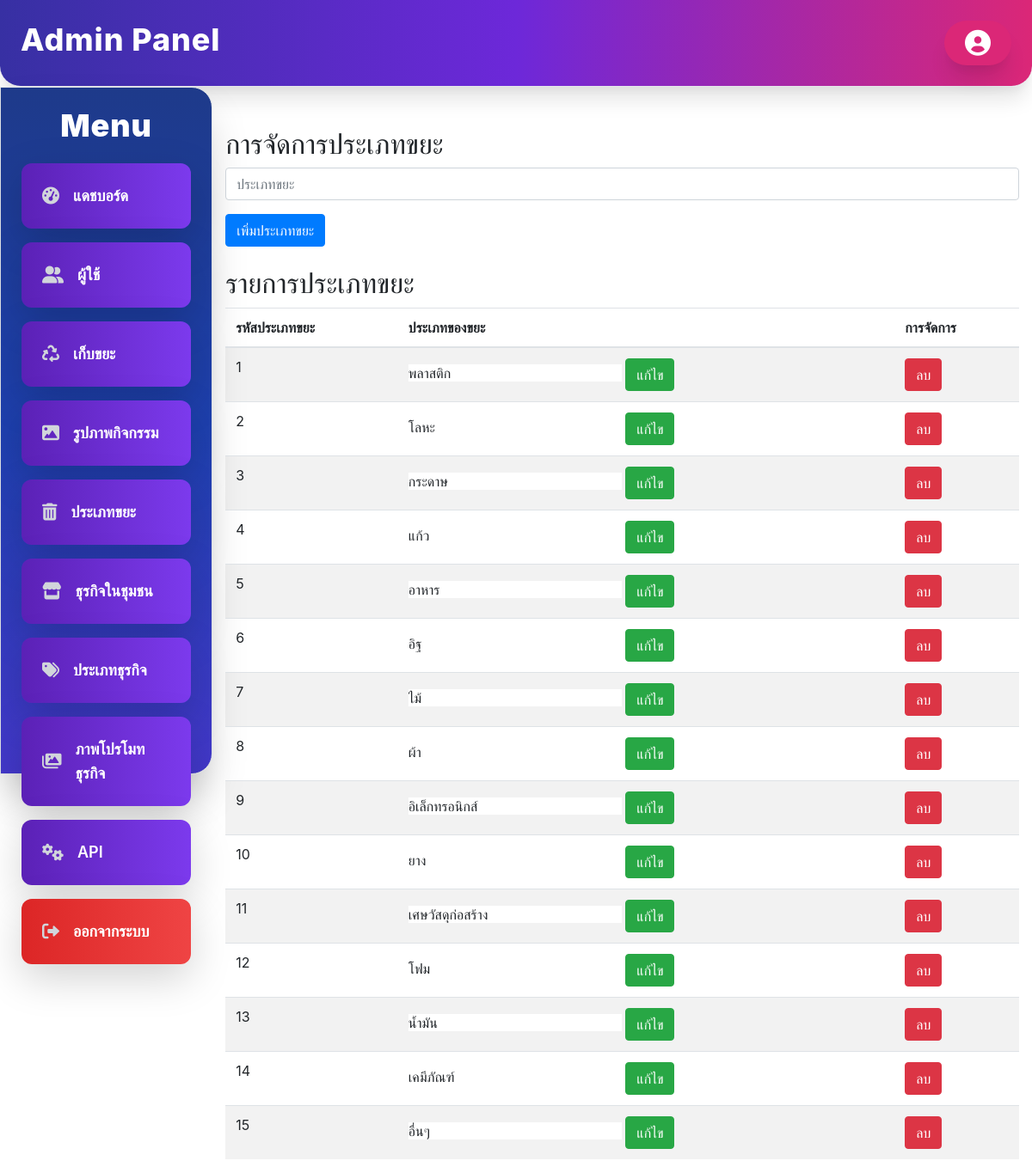
The page /Admin/waste_types/waste_types.php (signed in) on the database its author committed.
### tables this page shows
CREATE TABLE `waste_types` (
  `waste_id` int(11) NOT NULL,
  `waste_type` varchar(50) NOT NULL
);

### Admin/waste_types/waste_types.php (the view, shortened to what this page needs)
<?php
include_once '../sidebar-navbar.php';
$host = 'localhost';
$db = 'ESSDUH_BNS_MEMBER';
$user = 'root';
$pass = '';
$conn = new mysqli($host, $user, $pass, $db);
function getWasteTypes($conn) {
    return $conn->query("SELECT * FROM waste_types");
}
$waste_types = getWasteTypes($conn);
?>
<!DOCTYPE html>
<html lang="th">
<head>
    <link rel="stylesheet" href="https://stackpath.bootstrapcdn.com/bootstrap/4.5.2/css/bootstrap.min.css">
    <link rel="stylesheet" href="https://cdn.jsdelivr.net/npm/sweetalert2@11/dist/sweetalert2.min.css">
</head>
<body>
<div class="container mt-5">
    <h2>การจัดการประเภทขยะ</h2>
    <form method="POST" class="mb-4">
        <div class="form-group">
            <input type="text" name="waste_type" class="form-control" placeholder="ประเภทขยะ" required>
        </div>
        <button type="submit" name="add_waste_type" class="btn btn-primary">เพิ่มประเภทขยะ</button>
    </form>
    <h2>รายการประเภทขยะ</h2>
    <table class="table table-striped">
        <thead>
        <tr>
            <th>รหัสประเภทขยะ</th>
            <th>ประเภทของขยะ</th>
            <th>การจัดการ</th>
        </tr>
        </thead>
        <tbody>
        <?php while ($waste = $waste_types->fetch_assoc()): ?>
            <tr>
                <td><?= $waste['waste_id'] ?></td>
                <td>
                    <form method="POST" style="display:inline;">
                        <input type="text" name="waste_type" value="<?= $waste['waste_type'] ?>" required>
                        <button type="submit" name="edit_waste_type" class="btn btn-success">แก้ไข</button>
                    </form>
                </td>
                <td>
                    <form method="POST" style="display:inline;">
                        <button type="submit" name="delete_waste_type" class="btn btn-danger">ลบ</button>
                    </form>
                </td>
            </tr>
        <?php endwhile; ?>
        </tbody>
    </table>
</div>
</body>
</html>

### rows shown on the page
waste_types: waste_id "1", waste_type "พลาสติก"
waste_types: waste_id "2", waste_type "โลหะ"
waste_types: waste_id "3", waste_type "กระดาษ"
waste_types: waste_id "4", waste_type "แก้ว"
waste_types: waste_id "5", waste_type "อาหาร"
waste_types: waste_id "6", waste_type "อิฐ"
waste_types: waste_id "7", waste_type "ไม้"
waste_types: waste_id "8", waste_type "ผ้า"
waste_types: waste_id "9", waste_type "อิเล็กทรอนิกส์"
waste_types: waste_id "10", waste_type "ยาง"
waste_types: waste_id "11", waste_type "เศษวัสดุก่อสร้าง"
waste_types: waste_id "12", waste_type "โฟม"
waste_types: waste_id "13", waste_type "น้ำมัน"
waste_types: waste_id "14", waste_type "เคมีภัณฑ์"
waste_types: waste_id "15", waste_type "อื่นๆ"

### other values the page prints
$item['label'] "แดชบอร์ด"
$item['label'] "ผู้ใช้"
$item['label'] "เก็บขยะ"
$item['label'] "รูปภาพกิจกรรม"
$item['label'] "ประเภทขยะ"
$item['label'] "ธุรกิจในชุมชน"
$item['label'] "ประเภทธุรกิจ"
$item['label'] "ภาพโปรโมทธุรกิจ"
$item['label'] "API"
$item['label'] "ออกจากระบบ"
